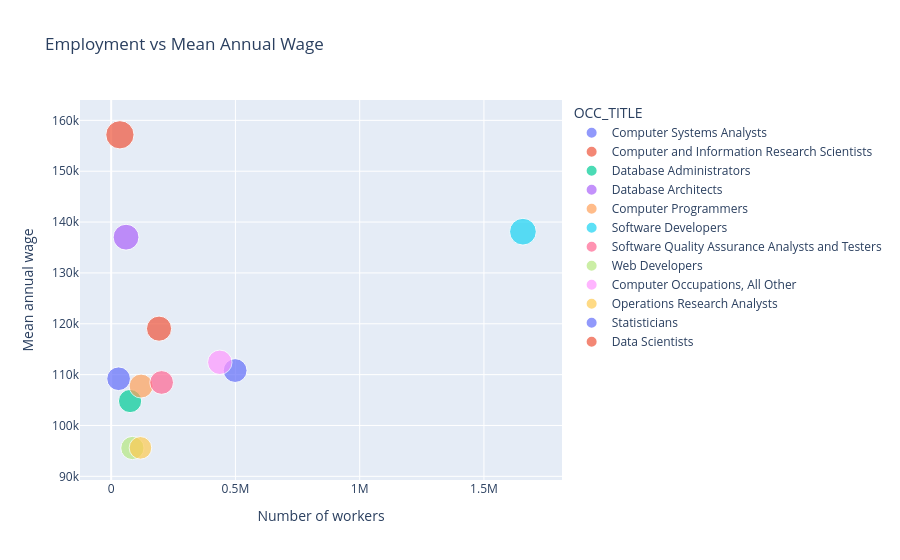

The notebook cell this image was saved under:
### Markdown cell above
## 2. Bubble Scatter Plot: Employment vs Mean Annual Wage

- **Objective:** To investigate whether the occupations with the most workers are also the best paid, by comparing the number of people employed in each occupation with its mean annual wage.
- **Why this visualisation type:** A scatter plot shows the relationship between two numerical variables, here number of workers and mean annual wage. Each bubble is one occupation from the `national` table, so no worker is counted twice. Colour identifies the occupation and bubble size shows the 90th percentile wage. The interactive version lets me hover over a bubble to see exact values.

### Code cell
fig_2d = px.scatter(
    national,
    x = "TOT_EMP",
    y = "A_MEAN",
    color = "OCC_TITLE",
    size = "A_PCT90",
    hover_name = "OCC_TITLE",
    title = "Employment vs Mean Annual Wage",
    labels = {"TOT_EMP" : "Number of workers", "A_MEAN": "Mean annual wage"}
)
fig_2d.show()

### Figure 1 — Plotly figure (JSON) as saved in the notebook; plotly's stock layout.template omitted (floating-point values rounded to 4 significant figures)
{"data": [{"hovertemplate": "<b>%{hovertext}</b><br><br>OCC_TITLE=Computer Systems Analysts<br>Number of workers=%{x}<br>Mean annual wage=%{y}<br>A_PCT90=%{marker.size}<extra></extra>", "hovertext": ["Computer Systems Analysts"], "legendgroup": "Computer Systems Analysts", "marker": {"color": "#636efa", "size": [165700.0], "sizemode": "area", "sizeref": 582.8, "symbol": "circle"}, "mode": "markers", "name": "Computer Systems Analysts", "orientation": "v", "showlegend": true, "type": "scatter", "x": [498800.0], "xaxis": "x", "y": [110800.0], "yaxis": "y"}, {"hovertemplate": "<b>%{hovertext}</b><br><br>OCC_TITLE=Computer and Information Research Scientists<br>Number of workers=%{x}<br>Mean annual wage=%{y}<br>A_PCT90=%{marker.size}<extra></extra>", "hovertext": ["Computer and Information Research Scientists"], "legendgroup": "Computer and Information Research Scientists", "marker": {"color": "#EF553B", "size": [233100.0], "sizemode": "area", "sizeref": 582.8, "symbol": "circle"}, "mode": "markers", "name": "Computer and Information Research Scientists", "orientation": "v", "showlegend": true, "type": "scatter", "x": [35210.0], "xaxis": "x", "y": [157200.0], "yaxis": "y"}, {"hovertemplate": "<b>%{hovertext}</b><br><br>OCC_TITLE=Database Administrators<br>Number of workers=%{x}<br>Mean annual wage=%{y}<br>A_PCT90=%{marker.size}<extra></extra>", "hovertext": ["Database Administrators"], "legendgroup": "Database Administrators", "marker": {"color": "#00cc96", "size": [157700.0], "sizemode": "area", "sizeref": 582.8, "symbol": "circle"}, "mode": "markers", "name": "Database Administrators", "orientation": "v", "showlegend": true, "type": "scatter", "x": [76140.0], "xaxis": "x", "y": [104800.0], "yaxis": "y"}, {"hovertemplate": "<b>%{hovertext}</b><br><br>OCC_TITLE=Database Architects<br>Number of workers=%{x}<br>Mean annual wage=%{y}<br>A_PCT90=%{marker.size}<extra></extra>", "hovertext": ["Database Architects"], "legendgroup": "Database Architects", "marker": {"color": "#ab63fa", "size": [195000.0], "sizemode": "area", "sizeref": 582.8, "symbol": "circle"}, "mode": "markers", "name": "Database Architects", "orientation": "v", "showlegend": true, "type": "scatter", "x": [59920.0], "xaxis": "x", "y": [137000.0], "yaxis": "y"}, {"hovertemplate": "<b>%{hovertext}</b><br><br>OCC_TITLE=Computer Programmers<br>Number of workers=%{x}<br>Mean annual wage=%{y}<br>A_PCT90=%{marker.size}<extra></extra>", "hovertext": ["Computer Programmers"], "legendgroup": "Computer Programmers", "marker": {"color": "#FFA15A", "size": [167200.0], "sizemode": "area", "sizeref": 582.8, "symbol": "circle"}, "mode": "markers", "name": "Computer Programmers", "orientation": "v", "showlegend": true, "type": "scatter", "x": [120400.0], "xaxis": "x", "y": [107800.0], "yaxis": "y"}, {"hovertemplate": "<b>%{hovertext}</b><br><br>OCC_TITLE=Software Developers<br>Number of workers=%{x}<br>Mean annual wage=%{y}<br>A_PCT90=%{marker.size}<extra></extra>", "hovertext": ["Software Developers"], "legendgroup": "Software Developers", "marker": {"color": "#19d3f3", "size": [208600.0], "sizemode": "area", "sizeref": 582.8, "symbol": "circle"}, "mode": "markers", "name": "Software Developers", "orientation": "v", "showlegend": true, "type": "scatter", "x": [1657000.0], "xaxis": "x", "y": [138100.0], "yaxis": "y"}, {"hovertemplate": "<b>%{hovertext}</b><br><br>OCC_TITLE=Software Quality Assurance Analysts and Testers<br>Number of workers=%{x}<br>Mean annual wage=%{y}<br>A_PCT90=%{marker.size}<extra></extra>", "hovertext": ["Software Quality Assurance Analysts and Testers"], "legendgroup": "Software Quality Assurance Analysts and Testers", "marker": {"color": "#FF6692", "size": [164500.0], "sizemode": "area", "sizeref": 582.8, "symbol": "circle"}, "mode": "markers", "name": "Software Quality Assurance Analysts and Testers", "orientation": "v", "showlegend": true, "type": "scatter", "x": [203000.0], "xaxis": "x", "y": [108500.0], "yaxis": "y"}, {"hovertemplate": "<b>%{hovertext}</b><br><br>OCC_TITLE=Web Developers<br>Number of workers=%{x}<br>Mean annual wage=%{y}<br>A_PCT90=%{marker.size}<extra></extra>", "hovertext": ["Web Developers"], "legendgroup": "Web Developers", "marker": {"color": "#B6E880", "size": [157300.0], "sizemode": "area", "sizeref": 582.8, "symbol": "circle"}, "mode": "markers", "name": "Web Developers", "orientation": "v", "showlegend": true, "type": "scatter", "x": [85350.0], "xaxis": "x", "y": [95570.0], "yaxis": "y"}, {"hovertemplate": "<b>%{hovertext}</b><br><br>OCC_TITLE=Computer Occupations, All Other<br>Number of workers=%{x}<br>Mean annual wage=%{y}<br>A_PCT90=%{marker.size}<extra></extra>", "hovertext": ["Computer Occupations, All Other"], "legendgroup": "Computer Occupations, All Other", "marker": {"color": "#FF97FF", "size": [174300.0], "sizemode": "area", "sizeref": 582.8, "symbol": "circle"}, "mode": "markers", "name": "Computer Occupations, All Other", "orientation": "v", "showlegend": true, "type": "scatter", "x": [437200.0], "xaxis": "x", "y": [112400.0], "yaxis": "y"}, {"hovertemplate": "<b>%{hovertext}</b><br><br>OCC_TITLE=Operations Research Analysts<br>Number of workers=%{x}<br>Mean annual wage=%{y}<br>A_PCT90=%{marker.size}<extra></extra>", "hovertext": ["Operations Research Analysts"], "legendgroup": "Operations Research Analysts", "marker": {"color": "#FECB52", "size": [148900.0], "sizemode": "area", "sizeref": 582.8, "symbol": "circle"}, "mode": "markers", "name": "Operations Research Analysts", "orientation": "v", "showlegend": true, "type": "scatter", "x": [117900.0], "xaxis": "x", "y": [95600.0], "yaxis": "y"}, {"hovertemplate": "<b>%{hovertext}</b><br><br>OCC_TITLE=Statisticians<br>Number of workers=%{x}<br>Mean annual wage=%{y}<br>A_PCT90=%{marker.size}<extra></extra>", "hovertext": ["Statisticians"], "legendgroup": "Statisticians", "marker": {"color": "#636efa", "size": [163400.0], "sizemode": "area", "sizeref": 582.8, "symbol": "circle"}, "mode": "markers", "name": "Statisticians", "orientation": "v", "showlegend": true, "type": "scatter", "x": [29950.0], "xaxis": "x", "y": [109200.0], "yaxis": "y"}, {"hovertemplate": "<b>%{hovertext}</b><br><br>OCC_TITLE=Data Scientists<br>Number of workers=%{x}<br>Mean annual wage=%{y}<br>A_PCT90=%{marker.size}<extra></extra>", "hovertext": ["Data Scientists"], "legendgroup": "Data Scientists", "marker": {"color": "#EF553B", "size": [184100.0], "sizemode": "area", "sizeref": 582.8, "symbol": "circle"}, "mode": "markers", "name": "Data Scientists", "orientation": "v", "showlegend": true, "type": "scatter", "x": [192700.0], "xaxis": "x", "y": [119000.0], "yaxis": "y"}], "layout": {"legend": {"itemsizing": "constant", "title": {"text": "OCC_TITLE"}, "tracegroupgap": 0}, "title": {"text": "Employment vs Mean Annual Wage"}, "xaxis": {"anchor": "y", "domain": [0, 1], "title": {"text": "Number of workers"}}, "yaxis": {"anchor": "x", "domain": [0, 1], "title": {"text": "Mean annual wage"}}}}
